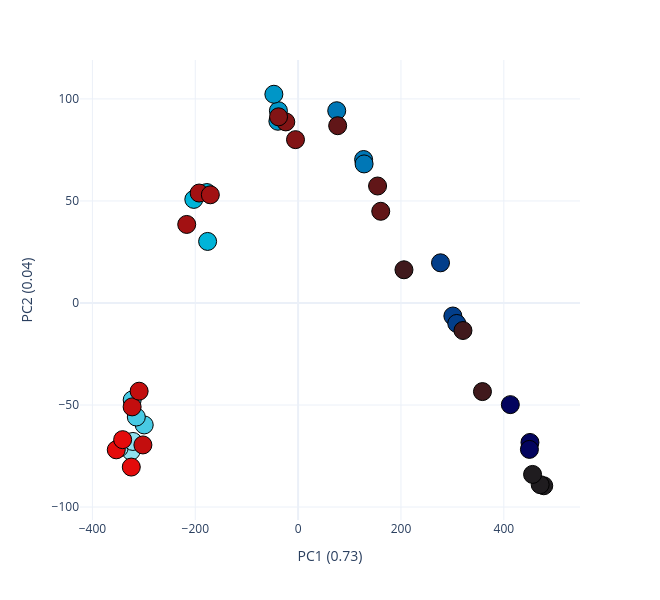

Source (notebook cell):
### Code cell
INPUT_NG_ORDER = [10, 20, 50, 100, 200, 500, 1000]

blue_palette = ['#03045e', '#023e8a', '#0077b6', '#0096c7', '#00b4d8', '#48cae4', '#90e0ef']
red_palette  = ['#e40b0b', '#c30e0e', '#a21112', '#821415', '#611618', '#40191c', '#1f1c1f']

color_map = {}
for i, ng in enumerate(INPUT_NG_ORDER):
    color_map[f'EGF-{ng}ng'] = blue_palette[len(blue_palette) - 1 - i]
    color_map[f'EGF+{ng}ng'] = red_palette[i]


group_order = ([f'EGF-{ng}ng' for ng in INPUT_NG_ORDER] +
               [f'EGF+{ng}ng' for ng in INPUT_NG_ORDER])

fig = px.scatter(
    pca_df, x='x', y='y', color='group',
    color_discrete_map=color_map,
    category_orders={'group': group_order},
)
fig.update_layout(width=660, height=600, template='plotly_white', showlegend = False)
fig.update_traces(marker=dict(size=18, line=dict(width=1, color='black')))
fig.update_xaxes(title = pca_all[1]['x_title'])
fig.update_yaxes(title = pca_all[1]['y_title'])
fig.show()
fig.write_image(r'figures/figure2/figure2f.pdf', height=600, width=600)

### Figure 1 — Plotly figure (JSON) as saved in the notebook; plotly's stock layout.template omitted (floating-point values rounded to 4 significant figures)
{"data": [{"hovertemplate": "group=EGF-10ng<br>x=%{x}<br>y=%{y}<extra></extra>", "legendgroup": "EGF-10ng", "marker": {"color": "#90e0ef", "line": {"color": "black", "width": 1}, "size": 18, "symbol": "circle"}, "mode": "markers", "name": "EGF-10ng", "orientation": "v", "showlegend": true, "type": "scatter", "x": [-324.9, -347.9, -321.2], "xaxis": "x", "y": [-72.64, -71.07, -67.86], "yaxis": "y"}, {"hovertemplate": "group=EGF-20ng<br>x=%{x}<br>y=%{y}<extra></extra>", "legendgroup": "EGF-20ng", "marker": {"color": "#48cae4", "line": {"color": "black", "width": 1}, "size": 18, "symbol": "circle"}, "mode": "markers", "name": "EGF-20ng", "orientation": "v", "showlegend": true, "type": "scatter", "x": [-299.2, -314.6, -322.6], "xaxis": "x", "y": [-59.77, -55.89, -47.54], "yaxis": "y"}, {"hovertemplate": "group=EGF-50ng<br>x=%{x}<br>y=%{y}<extra></extra>", "legendgroup": "EGF-50ng", "marker": {"color": "#00b4d8", "line": {"color": "black", "width": 1}, "size": 18, "symbol": "circle"}, "mode": "markers", "name": "EGF-50ng", "orientation": "v", "showlegend": true, "type": "scatter", "x": [-176.0, -177.4, -202.8], "xaxis": "x", "y": [30.16, 54.12, 50.76], "yaxis": "y"}, {"hovertemplate": "group=EGF-100ng<br>x=%{x}<br>y=%{y}<extra></extra>", "legendgroup": "EGF-100ng", "marker": {"color": "#0096c7", "line": {"color": "black", "width": 1}, "size": 18, "symbol": "circle"}, "mode": "markers", "name": "EGF-100ng", "orientation": "v", "showlegend": true, "type": "scatter", "x": [-39.36, -38.32, -47.15], "xaxis": "x", "y": [89.05, 94.22, 102.3], "yaxis": "y"}, {"hovertemplate": "group=EGF-200ng<br>x=%{x}<br>y=%{y}<extra></extra>", "legendgroup": "EGF-200ng", "marker": {"color": "#0077b6", "line": {"color": "black", "width": 1}, "size": 18, "symbol": "circle"}, "mode": "markers", "name": "EGF-200ng", "orientation": "v", "showlegend": true, "type": "scatter", "x": [127.4, 75.07, 128.3], "xaxis": "x", "y": [70.31, 94.21, 68.15], "yaxis": "y"}, {"hovertemplate": "group=EGF-500ng<br>x=%{x}<br>y=%{y}<extra></extra>", "legendgroup": "EGF-500ng", "marker": {"color": "#023e8a", "line": {"color": "black", "width": 1}, "size": 18, "symbol": "circle"}, "mode": "markers", "name": "EGF-500ng", "orientation": "v", "showlegend": true, "type": "scatter", "x": [276.9, 300.9, 308.5], "xaxis": "x", "y": [19.69, -6.384, -10.03], "yaxis": "y"}, {"hovertemplate": "group=EGF-1000ng<br>x=%{x}<br>y=%{y}<extra></extra>", "legendgroup": "EGF-1000ng", "marker": {"color": "#03045e", "line": {"color": "black", "width": 1}, "size": 18, "symbol": "circle"}, "mode": "markers", "name": "EGF-1000ng", "orientation": "v", "showlegend": true, "type": "scatter", "x": [450.8, 449.8, 412.6], "xaxis": "x", "y": [-68.35, -71.76, -49.82], "yaxis": "y"}, {"hovertemplate": "group=EGF+10ng<br>x=%{x}<br>y=%{y}<extra></extra>", "legendgroup": "EGF+10ng", "marker": {"color": "#e40b0b", "line": {"color": "black", "width": 1}, "size": 18, "symbol": "circle"}, "mode": "markers", "name": "EGF+10ng", "orientation": "v", "showlegend": true, "type": "scatter", "x": [-353.6, -324.4, -341.2], "xaxis": "x", "y": [-71.96, -80.42, -66.99], "yaxis": "y"}, {"hovertemplate": "group=EGF+20ng<br>x=%{x}<br>y=%{y}<extra></extra>", "legendgroup": "EGF+20ng", "marker": {"color": "#c30e0e", "line": {"color": "black", "width": 1}, "size": 18, "symbol": "circle"}, "mode": "markers", "name": "EGF+20ng", "orientation": "v", "showlegend": true, "type": "scatter", "x": [-322.7, -309.1, -301.8], "xaxis": "x", "y": [-50.93, -43.23, -69.57], "yaxis": "y"}, {"hovertemplate": "group=EGF+50ng<br>x=%{x}<br>y=%{y}<extra></extra>", "legendgroup": "EGF+50ng", "marker": {"color": "#a21112", "line": {"color": "black", "width": 1}, "size": 18, "symbol": "circle"}, "mode": "markers", "name": "EGF+50ng", "orientation": "v", "showlegend": true, "type": "scatter", "x": [-216.6, -192.4, -170.7], "xaxis": "x", "y": [38.48, 53.87, 53.02], "yaxis": "y"}, {"hovertemplate": "group=EGF+100ng<br>x=%{x}<br>y=%{y}<extra></extra>", "legendgroup": "EGF+100ng", "marker": {"color": "#821415", "line": {"color": "black", "width": 1}, "size": 18, "symbol": "circle"}, "mode": "markers", "name": "EGF+100ng", "orientation": "v", "showlegend": true, "type": "scatter", "x": [-23.96, -38.04, -5.085], "xaxis": "x", "y": [88.74, 91.23, 80.04], "yaxis": "y"}, {"hovertemplate": "group=EGF+200ng<br>x=%{x}<br>y=%{y}<extra></extra>", "legendgroup": "EGF+200ng", "marker": {"color": "#611618", "line": {"color": "black", "width": 1}, "size": 18, "symbol": "circle"}, "mode": "markers", "name": "EGF+200ng", "orientation": "v", "showlegend": true, "type": "scatter", "x": [154.5, 76.9, 160.7], "xaxis": "x", "y": [57.33, 86.87, 44.93], "yaxis": "y"}, {"hovertemplate": "group=EGF+500ng<br>x=%{x}<br>y=%{y}<extra></extra>", "legendgroup": "EGF+500ng", "marker": {"color": "#40191c", "line": {"color": "black", "width": 1}, "size": 18, "symbol": "circle"}, "mode": "markers", "name": "EGF+500ng", "orientation": "v", "showlegend": true, "type": "scatter", "x": [320.5, 358.4, 205.8], "xaxis": "x", "y": [-13.5, -43.42, 16.27], "yaxis": "y"}, {"hovertemplate": "group=EGF+1000ng<br>x=%{x}<br>y=%{y}<extra></extra>", "legendgroup": "EGF+1000ng", "marker": {"color": "#1f1c1f", "line": {"color": "black", "width": 1}, "size": 18, "symbol": "circle"}, "mode": "markers", "name": "EGF+1000ng", "orientation": "v", "showlegend": true, "type": "scatter", "x": [477.6, 470.7, 455.9], "xaxis": "x", "y": [-89.57, -89.04, -84.02], "yaxis": "y"}], "layout": {"height": 600, "legend": {"title": {"text": "group"}, "tracegroupgap": 0}, "margin": {"t": 60}, "showlegend": false, "width": 660, "xaxis": {"anchor": "y", "domain": [0.0, 1.0], "title": {"text": "PC1 (0.73)"}}, "yaxis": {"anchor": "x", "domain": [0.0, 1.0], "title": {"text": "PC2 (0.04)"}}}}
